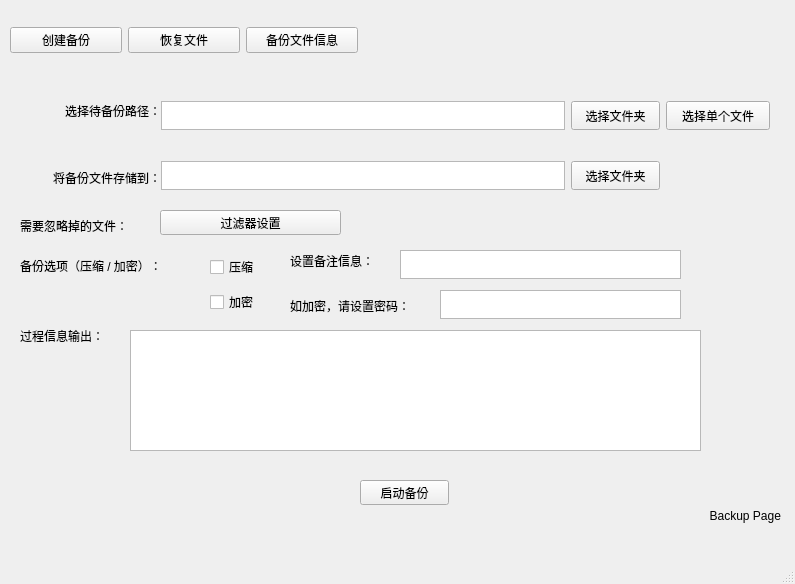
<?xml version="1.0" encoding="UTF-8"?>
<ui version="4.0">
 <class>MainWindow</class>
 <widget class="QMainWindow" name="MainWindow">
  <property name="geometry">
   <rect>
    <x>0</x>
    <y>0</y>
    <width>795</width>
    <height>584</height>
   </rect>
  </property>
  <property name="windowTitle">
   <string>Backup</string>
  </property>
  <widget class="QWidget" name="centralwidget">
   <widget class="QStackedWidget" name="stackedWidget">
    <property name="geometry">
     <rect>
      <x>10</x>
      <y>60</y>
      <width>771</width>
      <height>511</height>
     </rect>
    </property>
    <property name="currentIndex">
     <number>0</number>
    </property>
    <widget class="QWidget" name="page_backup">
     <widget class="QLabel" name="label_backup">
      <property name="geometry">
       <rect>
        <x>670</x>
        <y>440</y>
        <width>101</width>
        <height>31</height>
       </rect>
      </property>
      <property name="text">
       <string>Backup Page</string>
      </property>
      <property name="textFormat">
       <enum>Qt::AutoText</enum>
      </property>
      <property name="alignment">
       <set>Qt::AlignRight|Qt::AlignTrailing|Qt::AlignVCenter</set>
      </property>
     </widget>
     <widget class="QWidget" name="verticalLayoutWidget">
      <property name="geometry">
       <rect>
        <x>10</x>
        <y>20</y>
        <width>141</width>
        <height>128</height>
       </rect>
      </property>
      <layout class="QVBoxLayout" name="verticalLayout">
       <item>
        <widget class="QLabel" name="label_choose_backuppath">
         <property name="text">
          <string>选择待备份路径：</string>
         </property>
         <property name="alignment">
          <set>Qt::AlignRight|Qt::AlignTrailing|Qt::AlignVCenter</set>
         </property>
        </widget>
       </item>
       <item>
        <widget class="QLabel" name="label_choose_destination">
         <property name="text">
          <string>将备份文件存储到：</string>
         </property>
         <property name="alignment">
          <set>Qt::AlignRight|Qt::AlignTrailing|Qt::AlignVCenter</set>
         </property>
        </widget>
       </item>
      </layout>
     </widget>
     <widget class="QLabel" name="label_options">
      <property name="geometry">
       <rect>
        <x>10</x>
        <y>190</y>
        <width>191</width>
        <height>31</height>
       </rect>
      </property>
      <property name="text">
       <string>备份选项（压缩 / 加密）：</string>
      </property>
     </widget>
     <widget class="QTextEdit" name="textEdit_password">
      <property name="geometry">
       <rect>
        <x>430</x>
        <y>230</y>
        <width>241</width>
        <height>29</height>
       </rect>
      </property>
     </widget>
     <widget class="QWidget" name="verticalLayoutWidget_2">
      <property name="geometry">
       <rect>
        <x>200</x>
        <y>190</y>
        <width>61</width>
        <height>71</height>
       </rect>
      </property>
      <layout class="QVBoxLayout" name="verticalLayout_2">
       <item>
        <widget class="QCheckBox" name="checkBox_compress">
         <property name="text">
          <string>压缩</string>
         </property>
        </widget>
       </item>
       <item>
        <widget class="QCheckBox" name="checkBox_encrypt">
         <property name="text">
          <string>加密</string>
         </property>
        </widget>
       </item>
      </layout>
     </widget>
     <widget class="QLabel" name="label_info">
      <property name="geometry">
       <rect>
        <x>280</x>
        <y>230</y>
        <width>171</width>
        <height>31</height>
       </rect>
      </property>
      <property name="text">
       <string>如加密，请设置密码：</string>
      </property>
     </widget>
     <widget class="QTextBrowser" name="textBrowser">
      <property name="geometry">
       <rect>
        <x>120</x>
        <y>270</y>
        <width>571</width>
        <height>121</height>
       </rect>
      </property>
     </widget>
     <widget class="QLabel" name="label_rprocessinfo">
      <property name="geometry">
       <rect>
        <x>10</x>
        <y>260</y>
        <width>101</width>
        <height>31</height>
       </rect>
      </property>
      <property name="text">
       <string>过程信息输出：</string>
      </property>
     </widget>
     <widget class="QPushButton" name="pushButton_run">
      <property name="geometry">
       <rect>
        <x>350</x>
        <y>420</y>
        <width>89</width>
        <height>25</height>
       </rect>
      </property>
      <property name="text">
       <string>启动备份</string>
      </property>
     </widget>
     <widget class="QLabel" name="label_comment">
      <property name="geometry">
       <rect>
        <x>280</x>
        <y>190</y>
        <width>101</width>
        <height>21</height>
       </rect>
      </property>
      <property name="text">
       <string>设置备注信息：</string>
      </property>
     </widget>
     <widget class="QTextEdit" name="textEdit_comment">
      <property name="geometry">
       <rect>
        <x>390</x>
        <y>190</y>
        <width>281</width>
        <height>29</height>
       </rect>
      </property>
     </widget>
     <widget class="QPushButton" name="pushButton_filter">
      <property name="geometry">
       <rect>
        <x>150</x>
        <y>150</y>
        <width>181</width>
        <height>25</height>
       </rect>
      </property>
      <property name="text">
       <string>过滤器设置</string>
      </property>
     </widget>
     <widget class="QLabel" name="label_filter">
      <property name="geometry">
       <rect>
        <x>10</x>
        <y>150</y>
        <width>141</width>
        <height>31</height>
       </rect>
      </property>
      <property name="text">
       <string>需要忽略掉的文件：</string>
      </property>
     </widget>
     <widget class="QToolButton" name="toolButton_choose_floder">
      <property name="geometry">
       <rect>
        <x>561</x>
        <y>41</y>
        <width>89</width>
        <height>29</height>
       </rect>
      </property>
      <property name="text">
       <string>选择文件夹</string>
      </property>
     </widget>
     <widget class="QTextEdit" name="textEdit_backuppath">
      <property name="geometry">
       <rect>
        <x>151</x>
        <y>41</y>
        <width>404</width>
        <height>29</height>
       </rect>
      </property>
     </widget>
     <widget class="QToolButton" name="toolButton_shoose_file">
      <property name="geometry">
       <rect>
        <x>656</x>
        <y>41</y>
        <width>104</width>
        <height>29</height>
       </rect>
      </property>
      <property name="text">
       <string>选择单个文件</string>
      </property>
     </widget>
     <widget class="QTextEdit" name="textEdit_dstpath">
      <property name="geometry">
       <rect>
        <x>151</x>
        <y>101</y>
        <width>404</width>
        <height>29</height>
       </rect>
      </property>
     </widget>
     <widget class="QToolButton" name="toolButton_dstfloder">
      <property name="geometry">
       <rect>
        <x>561</x>
        <y>101</y>
        <width>89</width>
        <height>29</height>
       </rect>
      </property>
      <property name="text">
       <string>选择文件夹</string>
      </property>
     </widget>
    </widget>
    <widget class="QWidget" name="page_restore">
     <widget class="QLabel" name="label_restore">
      <property name="geometry">
       <rect>
        <x>670</x>
        <y>440</y>
        <width>101</width>
        <height>31</height>
       </rect>
      </property>
      <property name="layoutDirection">
       <enum>Qt::LeftToRight</enum>
      </property>
      <property name="text">
       <string>Restore Page</string>
      </property>
      <property name="alignment">
       <set>Qt::AlignRight|Qt::AlignTrailing|Qt::AlignVCenter</set>
      </property>
     </widget>
     <widget class="QLabel" name="label_rprocessinfo_2">
      <property name="geometry">
       <rect>
        <x>30</x>
        <y>240</y>
        <width>101</width>
        <height>31</height>
       </rect>
      </property>
      <property name="text">
       <string>过程信息输出：</string>
      </property>
     </widget>
     <widget class="QTextBrowser" name="textBrowser_2">
      <property name="geometry">
       <rect>
        <x>140</x>
        <y>250</y>
        <width>571</width>
        <height>121</height>
       </rect>
      </property>
     </widget>
     <widget class="QWidget" name="verticalLayoutWidget_3">
      <property name="geometry">
       <rect>
        <x>10</x>
        <y>40</y>
        <width>141</width>
        <height>128</height>
       </rect>
      </property>
      <layout class="QVBoxLayout" name="verticalLayout_3">
       <item>
        <widget class="QLabel" name="label_choose_destination_2">
         <property name="text">
          <string>选取备份文件：</string>
         </property>
         <property name="alignment">
          <set>Qt::AlignRight|Qt::AlignTrailing|Qt::AlignVCenter</set>
         </property>
        </widget>
       </item>
       <item>
        <widget class="QLabel" name="label_choose_backuppath_2">
         <property name="text">
          <string>选择解包路径：</string>
         </property>
         <property name="alignment">
          <set>Qt::AlignRight|Qt::AlignTrailing|Qt::AlignVCenter</set>
         </property>
        </widget>
       </item>
      </layout>
     </widget>
     <widget class="QLabel" name="label_unpackpassword">
      <property name="geometry">
       <rect>
        <x>30</x>
        <y>190</y>
        <width>241</width>
        <height>41</height>
       </rect>
      </property>
      <property name="text">
       <string>输入加密密码（如未加密请忽略）：</string>
      </property>
     </widget>
     <widget class="QTextEdit" name="textEdit_password_2">
      <property name="geometry">
       <rect>
        <x>280</x>
        <y>200</y>
        <width>241</width>
        <height>29</height>
       </rect>
      </property>
     </widget>
     <widget class="QPushButton" name="pushButton_unpack">
      <property name="geometry">
       <rect>
        <x>350</x>
        <y>420</y>
        <width>89</width>
        <height>25</height>
       </rect>
      </property>
      <property name="text">
       <string>解包备份</string>
      </property>
     </widget>
     <widget class="QToolButton" name="toolButton_shoose_file_2">
      <property name="geometry">
       <rect>
        <x>556</x>
        <y>61</y>
        <width>104</width>
        <height>29</height>
       </rect>
      </property>
      <property name="text">
       <string>选择备份文件</string>
      </property>
     </widget>
     <widget class="QTextEdit" name="textEdit_backuppath_2">
      <property name="geometry">
       <rect>
        <x>151</x>
        <y>61</y>
        <width>399</width>
        <height>29</height>
       </rect>
      </property>
     </widget>
     <widget class="QTextEdit" name="textEdit_dstpath_2">
      <property name="geometry">
       <rect>
        <x>151</x>
        <y>121</y>
        <width>399</width>
        <height>29</height>
       </rect>
      </property>
     </widget>
     <widget class="QToolButton" name="toolButton_dstfloder_2">
      <property name="geometry">
       <rect>
        <x>556</x>
        <y>121</y>
        <width>104</width>
        <height>29</height>
       </rect>
      </property>
      <property name="text">
       <string>选择解包目录</string>
      </property>
     </widget>
    </widget>
    <widget class="QWidget" name="page_information">
     <widget class="QLabel" name="label_information">
      <property name="geometry">
       <rect>
        <x>640</x>
        <y>440</y>
        <width>131</width>
        <height>31</height>
       </rect>
      </property>
      <property name="text">
       <string>Information Page</string>
      </property>
      <property name="alignment">
       <set>Qt::AlignRight|Qt::AlignTrailing|Qt::AlignVCenter</set>
      </property>
     </widget>
     <widget class="QLabel" name="label">
      <property name="geometry">
       <rect>
        <x>20</x>
        <y>60</y>
        <width>141</width>
        <height>31</height>
       </rect>
      </property>
      <property name="text">
       <string>选择要查看的目录：</string>
      </property>
     </widget>
     <widget class="QTableWidget" name="tableWidget">
      <property name="geometry">
       <rect>
        <x>20</x>
        <y>110</y>
        <width>711</width>
        <height>271</height>
       </rect>
      </property>
     </widget>
     <widget class="QPushButton" name="pushButton_unpack_2">
      <property name="geometry">
       <rect>
        <x>340</x>
        <y>420</y>
        <width>101</width>
        <height>25</height>
       </rect>
      </property>
      <property name="text">
       <string>查看备份信息</string>
      </property>
     </widget>
     <widget class="QToolButton" name="toolButton_dstfloder_3">
      <property name="geometry">
       <rect>
        <x>586</x>
        <y>61</y>
        <width>104</width>
        <height>29</height>
       </rect>
      </property>
      <property name="text">
       <string>选择查看目录</string>
      </property>
     </widget>
     <widget class="QTextEdit" name="textEdit_dstpath_3">
      <property name="enabled">
       <bool>true</bool>
      </property>
      <property name="geometry">
       <rect>
        <x>181</x>
        <y>61</y>
        <width>399</width>
        <height>29</height>
       </rect>
      </property>
     </widget>
    </widget>
   </widget>
   <widget class="QWidget" name="horizontalLayoutWidget">
    <property name="geometry">
     <rect>
      <x>10</x>
      <y>20</y>
      <width>348</width>
      <height>41</height>
     </rect>
    </property>
    <layout class="QHBoxLayout" name="horizontalLayout">
     <item>
      <widget class="QPushButton" name="pushButton_backup">
       <property name="text">
        <string>创建备份</string>
       </property>
      </widget>
     </item>
     <item>
      <widget class="QPushButton" name="pushButton_restore">
       <property name="text">
        <string>恢复文件</string>
       </property>
      </widget>
     </item>
     <item>
      <widget class="QPushButton" name="pushButton_information">
       <property name="text">
        <string>备份文件信息</string>
       </property>
      </widget>
     </item>
    </layout>
   </widget>
  </widget>
  <widget class="QStatusBar" name="statusbar"/>
 </widget>
 <resources/>
 <connections/>
</ui>
